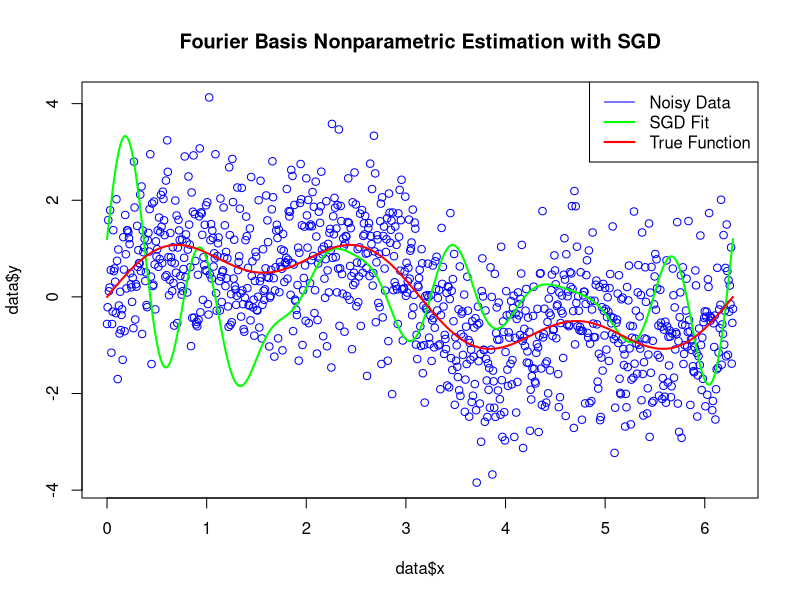

Reproduce this figure in R. (Note: this script raises an error after producing the figure.)
#This code shows the SGD optimization applied in FDA(nonparametic regression)
#I simulate a 1000 elements sample and the original function as y = sin(x) + 0.5 * sin(3 * x) + sigma
#Then with Fourier basis functions, I choose stochastic data from the sample and calculate the gradient
#And make the parameter descent with the gradient


# set seed
set.seed(123)

# sample number
n = 1000  
x = seq(0, 2 * pi, length.out = n) 

# simulate a function
f = function(x) {sin(x) + 0.5 * sin(3 * x)} 

y_true = f(x)
sigma = 1  # noise 
y = y_true + rnorm(n, mean = 0, sd = sigma)

# store the simulate data
data = data.frame(x = x, y = y)

#function for basis
fourier_basis = function(x, K) {
  Phi_list = lapply(1:K, function(k) cbind(sin(k * x), cos(k * x)))
  Phi = do.call(cbind, Phi_list)
  return(Phi)
}

#calculate the basis matrix
K = 10
Phi = fourier_basis(data$x, K)


#second derivative of basis function
fourier_basis_2nd_derivative = function(x, K) {
  Phi_2nd_list = lapply(1:K, function(k) cbind(-k^2 * sin(k * x), -k^2 * cos(k * x)))
  Phi_2nd = do.call(cbind, Phi_2nd_list)
  return(Phi_2nd)
}
Phi_2nd = fourier_basis_2nd_derivative(data$x, K)


# regularization
R = diag(2 * K)  # 简单的单位矩阵，可以根据需要修改


# define loss function
loss_function = function(beta, phi, y, lambda, R, K) {
  n = nrow(phi)
  mse = 0
  for(i in 1 : n){
    
      mse = mse + (y[i] - phi[i,] * beta)^2
    
  }
  mse = mse / n
  regularization = lambda * t(beta) %*% R %*% beta
  return(mse + regularization)
}


# gradient of loss function
gradient = function(beta, phi, y, lambda, R, K) {
  n = nrow(phi)
  mse_grad = 0
  
  for(i in 1 : n){
      mse_grad = mse_grad + (-2 * (y[i] - phi[i, ] * beta))
  }
  mse_grad = mse_grad/n
  regularization_grad = 0
  for(i in 1 : 2 * K){
    for(j in 1 :2 * K){
      regularization_grad = regularization_grad + 2 * beta[i] * R[i,j]
    }
  }
  return(mse_grad + regularization_grad)
}

# SGD parametor
learning_rate = 0.01
epochs = 1000
lambda = 0.1  
n_samples = 100  # sample number to choose

# initialize beta
beta = runif(2 * K, -0.5, 0.5)

# SGD algorithm
for (epoch in 1:epochs) {
  
  # stochastic sample
  i = sample(1:n, 10)
  phi = Phi[i, , drop = FALSE]
  yi = y[i]
  
  # gradient
  grad <- gradient(beta, phi, yi, lambda, R, K)
  
  # update beta
  I <- matrix(1, nrow = 20, ncol = 1)
  beta <- beta - learning_rate * grad * I
}

# prediction with optimization parameter
y_pred <- Phi %*% beta

# plot the outcome
plot(data$x, data$y, col = 'blue', main = 'Fourier Basis Nonparametric Estimation with SGD')
lines(data$x, y_pred, col = 'green', lwd = 2)
lines(data$x, y_true, col = 'red', lwd = 2)
legend('topright', legend = c('Noisy Data', 'SGD Fit', 'True Function'), col = c('blue', 'green', 'red'), lwd = c(1, 2, 2))




### Above I use SGD to optimazation the nonparameter regression with each experiment I choose 50 stochastic data from the sample
### Now I want to compare the loss when the number of data I choose was different from 10, 50, 100, 500
### In the end, I depict a figure to vitually reflect the loss in different number of stochastic sample                         

                        
# SGD parameter
learning_rate <- 0.01
epochs <- 1000
lambda <- 0.1  
sample_sizes <- c(10, 50, 100, 200, 300, 400, 500)  # different tries of number of sample

# errors or loss
errors <- numeric(length(sample_sizes))

# run the experiment
for (j in seq_along(sample_sizes)) {
  n_samples <- sample_sizes[j]
  beta <- runif(2 * K, -0.5, 0.5)
  
  # SGD
  for (epoch in 1:epochs) {
  
    i = sample(1:n, n_samples)
    phi = Phi[i, , drop = FALSE]
    yi = y[i]
    
    # gradient
    grad = gradient(beta, phi, yi, lambda, R, K)
    
    # update beta
    I = matrix(1, nrow = 20, ncol = 1)
    beta = beta - learning_rate * grad * I
  }
  
  # calculate the loss
  y_pred = Phi %*% beta
  mse = mean((y - y_pred)^2)
  errors[j] = loss_function(beta, Phi, y, lambda, R, K)
}

# plot the out come
plot(sample_sizes, errors, type = 'b', col = 'blue', pch = 19, xlab = 'Sample Size', ylab = 'Loss', main = 'Loss vs Sample Size')
